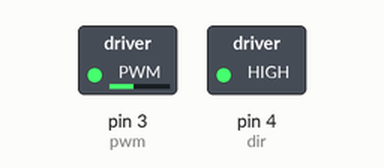
This sketch was run on a simulated Arduino Uno, built with avr-gcc and run on an emulated ATmega328P. Parts: switched loads named in the sketch (green lamp = pin HIGH).

Above: at 0.1 s.
Timing chart, 0 to 1.6 s (numbered marks = the images above):
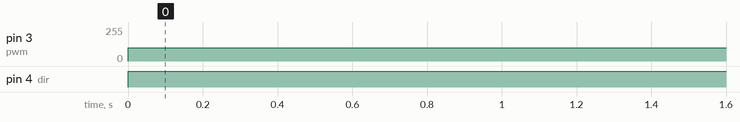

The sketch:

motor_mdd10a.ino
```cpp
#define dir 4
#define pwm 3

void setup() {
  pinMode(dir, OUTPUT);
  pinMode(pwm, OUTPUT);
}

void loop() {
  digitalWrite(dir, HIGH);
  analogWrite(pwm, 100);
}
```

Measured:
- by itself, pin 3 (pwm): 0/255 → 100/255 at 0.00 s
- by itself, pin 4 (dir): LOW → HIGH at 0.00 s
